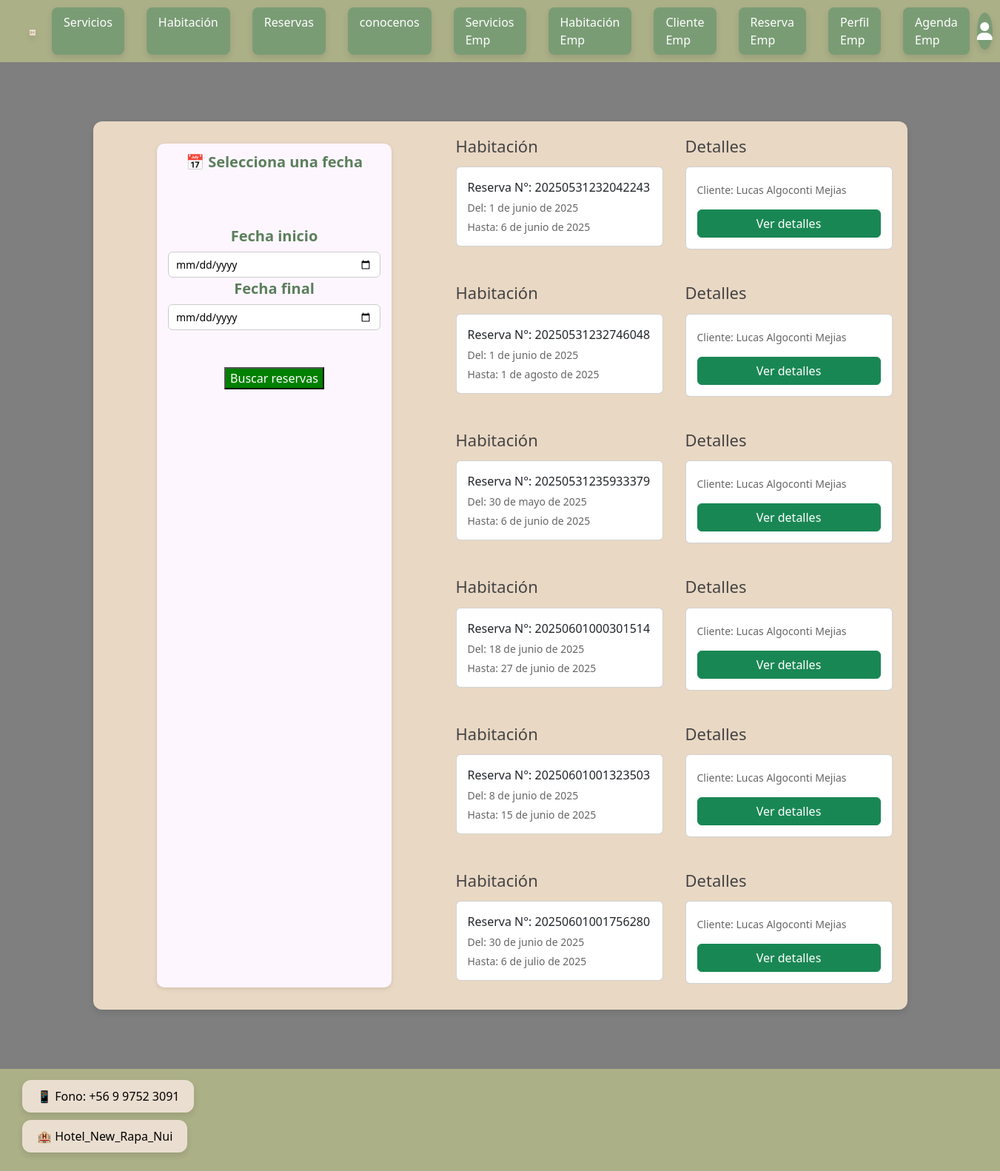
/agenda/, run on the app's committed database.
### app/models.py (models this page shows, shortened)
class reserva(models.Model):
    id_reserva = models.IntegerField(default=0, primary_key=True)
    fechaInicio = models.DateField(default=None)
    fechaFinal = models.DateField(default=None)
    rut_cliente = models.ForeignKey(Cliente, on_delete=models.PROTECT)
    n_s_ext = models.ForeignKey(Servicio_Ext, on_delete=models.PROTECT)
    n_habitacion = models.ForeignKey(Habitacion, on_delete=models.PROTECT)
    id_pais = models.ForeignKey(pais, on_delete=models.PROTECT)
    precio_total = models.IntegerField(default=0)

class Cliente(models.Model):
    Rut_cliente = models.CharField(max_length=10, primary_key=True)
    Pnombre_cliente = models.CharField(max_length=40)
    Snombre_cliente = models.CharField(max_length=40)
    Papellido_cliente = models.CharField(max_length=40)
    Sapellido_cliente = models.CharField(max_length=40)
    email_cliente = models.EmailField()
    telefono_cliente = models.IntegerField()
    direccion_cliente = models.CharField(max_length=100)

### app/views.py (the view, shortened to what this page needs)
# urls.py: path("agenda/", listar_agenda_emp, name= "agenda"),
def listar_agenda_emp(request):
    reservas = reserva.objects.all()
    fecha_inicio = request.GET.get('fecha_inicio')
    fecha_fin = request.GET.get('fecha_fin')
    data = {
        'reservas': reservas
    }
    return render(request, "app/Empleados/agenda/agenda.html", data)

### app/models.py (called while the page is built)
    def __str__(self):
        return self.n_s_ext

    def __str__(self):
        return self.n_habitacion

### app/templates/app/Empleados/agenda/agenda.html (shortened to what this page needs)
{% extends 'app/base.html' %}
{% load static %}
{% block extra_css %}
  <link rel="stylesheet" href="{% static 'app/css/agenda.css' %}">
  <link rel="stylesheet" href="https://cdn.jsdelivr.net/npm/flatpickr/dist/flatpickr.min.css">
{% endblock %}
{% block content %}
  <main class="main-content">
    <div class="flex-container">
      <div class="servicio-box" style="background-color: #e9d8c4;">
        <section class="calendar-section">
          <form method="get">
            <label for="fecha_inicio" style="margin-bottom: 70px;">📅 Selecciona una fecha</label>
            <label for="fecha_inicio">Fecha inicio</label>
            <input type="date" name="fecha_inicio" id="fecha_inicio"
                  value="{{ request.GET.fecha_inicio }}"/>
            <label for="fecha_fin">Fecha final</label>
            <input type="date" name="fecha_fin" id="fecha_fin"
                  value="{{ request.GET.fecha_fin }}"/>
            <button type="submit"
                    style="background-color: green; color: white; margin-top: 50px; margin-bottom: 45px;">
              Buscar reservas
            </button>
          </form>
        </section>
        <div class="right-content">
          {% if reservas %}
            {% for r in reservas %}
             <section class="info-section">
                <div class="column">
                  <h2>Habitación</h2>
                  <div class="card">
                    Reserva N°: {{ r.id_reserva }}<br>
                    <small>Del: {{ r.fechaInicio }}</small>
                    <small>Hasta: {{ r.fechaFinal }}</small>
                  </div>
                </div>
                <div class="column">
                  <h2>Detalles</h2>
                  <div class="card">
                    <small>Cliente: {{ r.rut_cliente.Pnombre_cliente }} {{ r.rut_cliente.Papellido_cliente }} {{ r.rut_cliente.Sapellido_cliente }}</small>
                    <button type="button" class="btn btn-success mt-3" data-toggle="modal" data-target="#modal{{ r.id_reserva }}">
                      Ver detalles
                    </button>
                  </div>
                </div>
              </section>
            {% endfor %}
          {% else %}
            <p>No hay reservas en el rango de fechas seleccionado.</p>
          {% endif %}
      </div>
    </div>
  </main>
{% endblock %}

### app/static/app/css/base.css (style rules this page uses)
html, body { height: 100%; width: 100%; }
body { flex: 1; }
.main-content { flex: 1; }
html, body { height: 100%; margin: 0; padding: 0; }
body { display: flex; flex-direction: column; min-height: 100vh; }
main { flex: 1; }

### app/static/app/css/habitacion-emp.css (style rules this page uses)
body { position: relative; background-image: url("../img/fondo.png"); background-size: cover; background-position: center; background-repeat: no-repeat; background-attachment: fixed; height: 100vh; }
body::before { content: ''; position: absolute; top: 0; left: 0; width: 100%; height: 100%; background: rgba(0, 0, 0, 0.5); z-index: -1; }

### app/static/app/css/agenda.css (style rules this page uses)
body { background-image: url("../img/fondo.png"); background-size: cover; background-position: center; background-repeat: no-repeat; background-attachment: fixed; height: 100vh; margin: 0; font-family: Arial, sans-serif; }
body::before { content: ''; position: fixed; top: 0; left: 0; width: 100%; height: 100%; background: rgba(0, 0, 0, 0.5); z-index: -1; }
.main-content { padding: 40px; display: flex; justify-content: center; }
.flex-container { width: 100%; max-width: 1100px; }
.servicio-box { background: #f5f0ea; border-radius: 12px; padding: 20px; display: flex; gap: 20px; max-width: 1500px; margin: 0 auto; box-shadow: 0 4px 10px rgba(0, 0, 0, 0.1); }
.right-content { display: flex; flex-direction: column; gap: 30px; }
.info-section { display: flex; flex-wrap: wrap; gap: 30px; }
.column { flex: 1; min-width: 280px; }
.column h2 { margin-bottom: 15px; font-size: 22px; color: #444; }
.card { background-color: #fff; border: 1px solid #ccc; border-radius: 12px; padding: 15px; margin-bottom: 15px; position: relative; transition: transform 0.2s; }
.card small { display: block; margin-top: 5px; color: #666; }
.calendar-section { background-color: #fdf6ff; padding: 10px 15px; border-radius: 10px; box-shadow: 0 2px 6px rgba(0, 0, 0, 0.1); margin: 10px auto; max-width: 550px; min-width: 300px; text-align: center; font-family: 'Segoe UI', Tahoma, Geneva, Verdana, sans-serif; }
.calendar-section label { display: block; font-size: 20px; font-weight: 600; color: #5b7f5c; margin-bottom: 6px; }
.calendar-section input[type="date"] { padding: 6px 10px; font-size: 14px; border: 1px solid #ccc; border-radius: 6px; width: 100%; box-sizing: border-box; transition: border-color 0.3s ease; }

### data on the page
reserva: id_reserva "20250531232042243", fechaInicio "1 de junio de 2025", fechaFinal "6 de junio de 2025", rut_cliente.Pnombre_cliente "Lucas", rut_cliente.Papellido_cliente "Algoconti", rut_cliente.Sapellido_cliente "Mejias"
reserva: id_reserva "20250531232746048", fechaInicio "1 de junio de 2025", fechaFinal "1 de agosto de 2025", rut_cliente.Pnombre_cliente "Lucas", rut_cliente.Papellido_cliente "Algoconti", rut_cliente.Sapellido_cliente "Mejias"
reserva: id_reserva "20250531235933379", fechaInicio "30 de mayo de 2025", fechaFinal "6 de junio de 2025", rut_cliente.Pnombre_cliente "Lucas", rut_cliente.Papellido_cliente "Algoconti", rut_cliente.Sapellido_cliente "Mejias"
reserva: id_reserva "20250601000301514", fechaInicio "18 de junio de 2025", fechaFinal "27 de junio de 2025", rut_cliente.Pnombre_cliente "Lucas", rut_cliente.Papellido_cliente "Algoconti", rut_cliente.Sapellido_cliente "Mejias"
reserva: id_reserva "20250601001323503", fechaInicio "8 de junio de 2025", fechaFinal "15 de junio de 2025", rut_cliente.Pnombre_cliente "Lucas", rut_cliente.Papellido_cliente "Algoconti", rut_cliente.Sapellido_cliente "Mejias"
reserva: id_reserva "20250601001756280", fechaInicio "30 de junio de 2025", fechaFinal "6 de julio de 2025", rut_cliente.Pnombre_cliente "Lucas", rut_cliente.Papellido_cliente "Algoconti", rut_cliente.Sapellido_cliente "Mejias"
